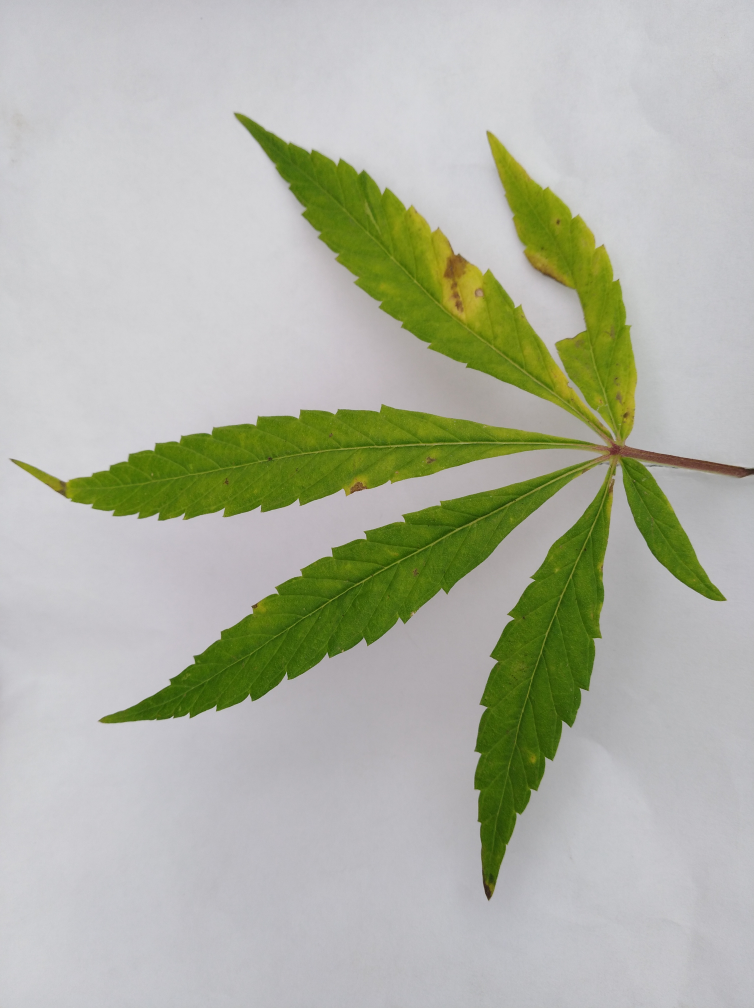
#> input picture Imagenes/Manchas/E17.jpg, 3016 x 4032 px, found by its file name (shown at 1/4 size)
$ jupyter execute CIIMA2020.ipynb
#> lines starting #> are read from the running program, lines starting #| are printed output that depends on the picture; after the words box and inside, x2 and y2 are one past the last pixel; in counts of white or black regions, pixels touching at a corner belong together
#> further down, img is the input picture: shape (4032, 3016, 3); mean B, G, R 164.6, 179.9, 176.1
# <center>Detección y clasificación de anomalías en hojas de cannabis haciendo uso de visión computarizada </center>

### <center> Johan A. Ramirez , Julio C. Cardenas , Eduardo Barrera
 <center> { joaramirezra, juccardenasso, ebarrerag}@unal.edu.co
<center> Dept. Mecanica y Mecatrónica
<center> Facultad de ingeniería
<center> Universidad Nacional De Colombia

---
<center> Congreso Internacional de Ingeniería Mecatrónica y Automatización, CIIMA 2020

---

# Contenido

1. Introduccion
2. Antecedenes
3. Preproceso
4. Resultados
5. Conclusiones

# Introducción
---
### Ley 1781

<center>

---

### ¿ Por qué Cannabis, y qué tipo de planta ?

<center>

---

# Antecedenes
---

---

---

# metodologia
---

* Suavizado
* Cambio de canales de color
* Enmascarado

[cell 1]
# Importacion de librerias
import cv2
import numpy as np
import pandas as pd
from matplotlib import pyplot as plt
from sklearn.decomposition import PCA
from IPython.display import Image

from sklearn.model_selection import train_test_split
from sklearn.neighbors import KNeighborsClassifier
from sklearn.preprocessing import StandardScaler
from sklearn.model_selection import train_test_split
from sklearn.neighbors import KNeighborsClassifier
from sklearn.ensemble import RandomForestClassifier
from sklearn.linear_model import LogisticRegression
from sklearn.linear_model import Lasso
from sklearn.ensemble import RandomForestRegressor# Instantiate model with 1000 decision trees

[cell 2]
def preproceso(img):
  imgYCC = cv2.cvtColor(img, cv2.COLOR_BGR2YCR_CB)
#> imgYCC: shape (4032, 3016, 3); mean of channels 0, 1, 2 176.9, 127.3, 120.9
  Gausianas = cv2.GaussianBlur(cv2.cvtColor(imgYCC, cv2.COLOR_BGR2GRAY),(5,5),0)
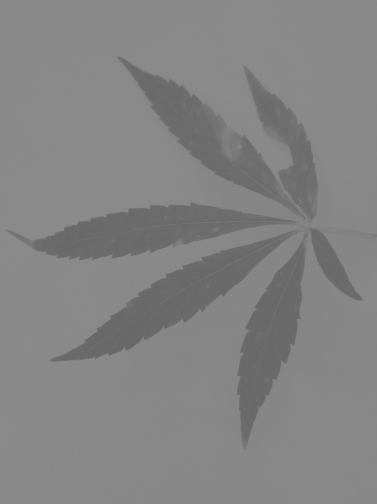
#> Gausianas: shape (4032, 3016) (shown at 1/8 size); min 102, max 139, mean 131.1
  ret,umbralizada = cv2.threshold(Gausianas,128,255,cv2.THRESH_BINARY_INV)
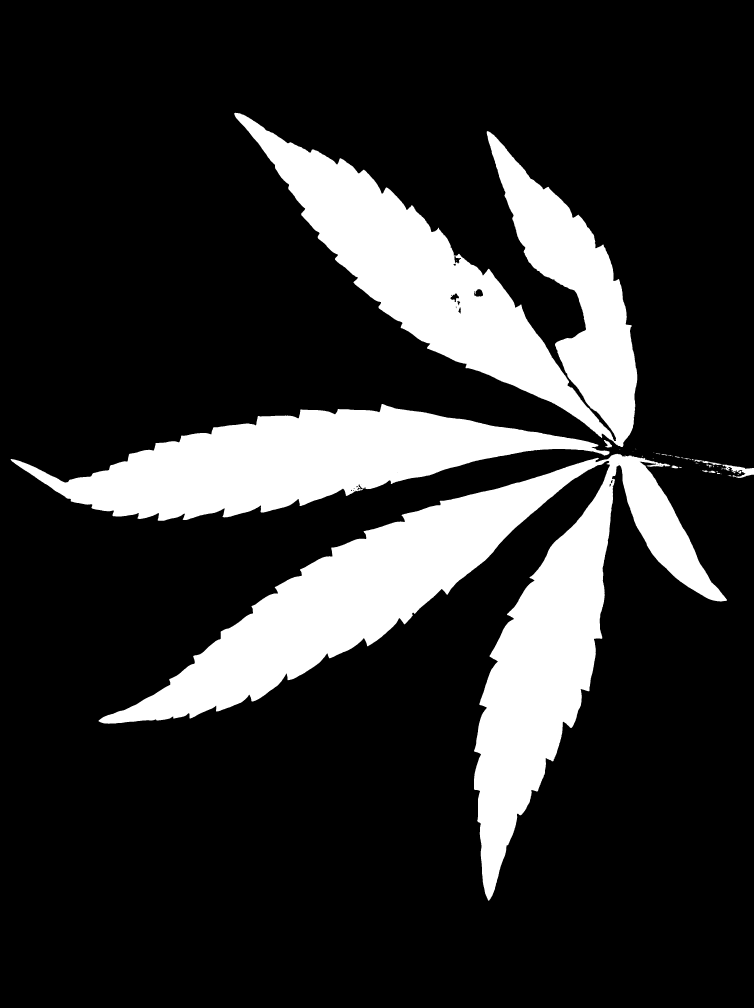
#> umbralizada: shape (4032, 3016) (shown at 1/4 size); 18.6% white; 47 white regions (26 under 20 px), largest, box (x1, y1, x2, y2) and area: (394, 1815, 2908, 3603) 1035484, (937, 451, 2549, 1788) 710483, (43, 1616, 2438, 2083) 510760
  Enmascarada = cv2.bitwise_and(img,img, mask = umbralizada)
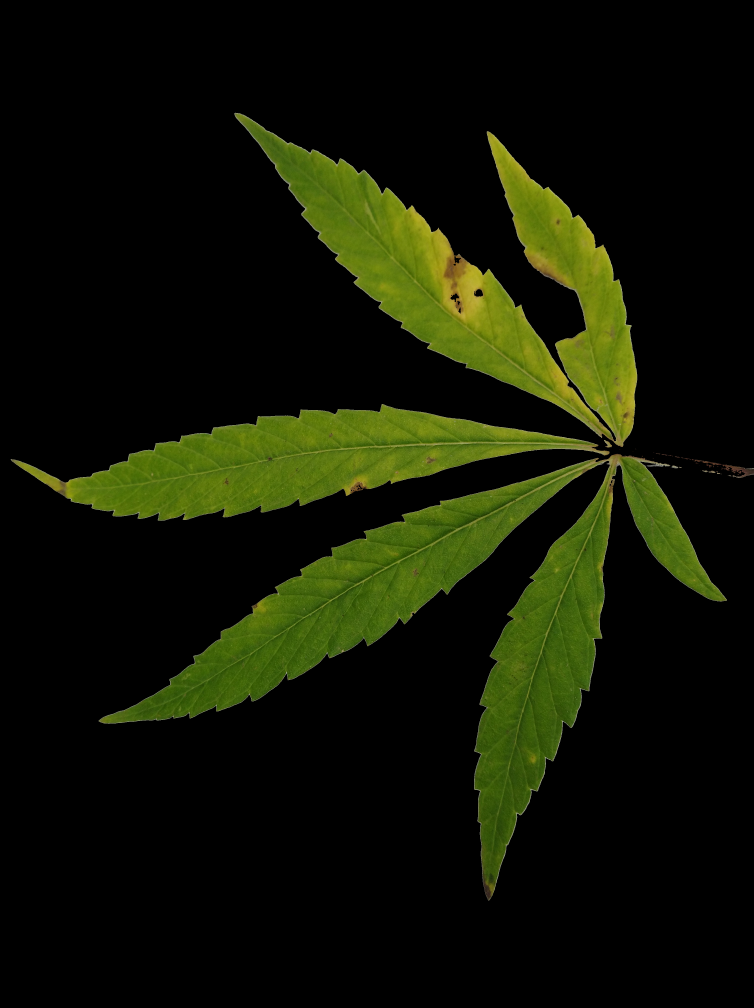
#> Enmascarada: shape (4032, 3016, 3) (shown at 1/4 size); mean B, G, R 3.7, 21.6, 17.1
  return imgYCC,Gausianas,umbralizada,Enmascarada
  # Se comienza sacar carateristicas

# [27 lines left out: functions imprimir, imprimir_dos, imprimir_tres, not called in this run]


def imprimir_cuatro(img1,img2,img3,img4):
  plt.figure(figsize=(15,5))
#> (this line was passed over: IPython is not available in this run)

  plt.subplot(1,4,1)
#> (this line was passed over: IPython is not available in this run)
  plt.imshow(img1)
#> (this line was passed over: IPython is not available in this run)

  plt.subplot(1,4,2)
#> (this line was passed over: IPython is not available in this run)
  plt.imshow(img2)
#> (this line was passed over: IPython is not available in this run)

  plt.subplot(1,4,3)
#> (this line was passed over: IPython is not available in this run)
  plt.imshow(img3)
#> (this line was passed over: IPython is not available in this run)

  plt.subplot(1,4,4)
  plt.imshow(img4)

  plt.show()

[cell 3]
img = cv2.imread('E17.jpg') # Read temporal image
imgYCC,Gausiana,umbralizada,Enmascarada = preproceso(img)
imprimir_cuatro(img,imgYCC,umbralizada,Enmascarada)

$ run again, with Imagenes/Manchas/E1.jpg copied over Imagenes/Manchas/E17.jpg
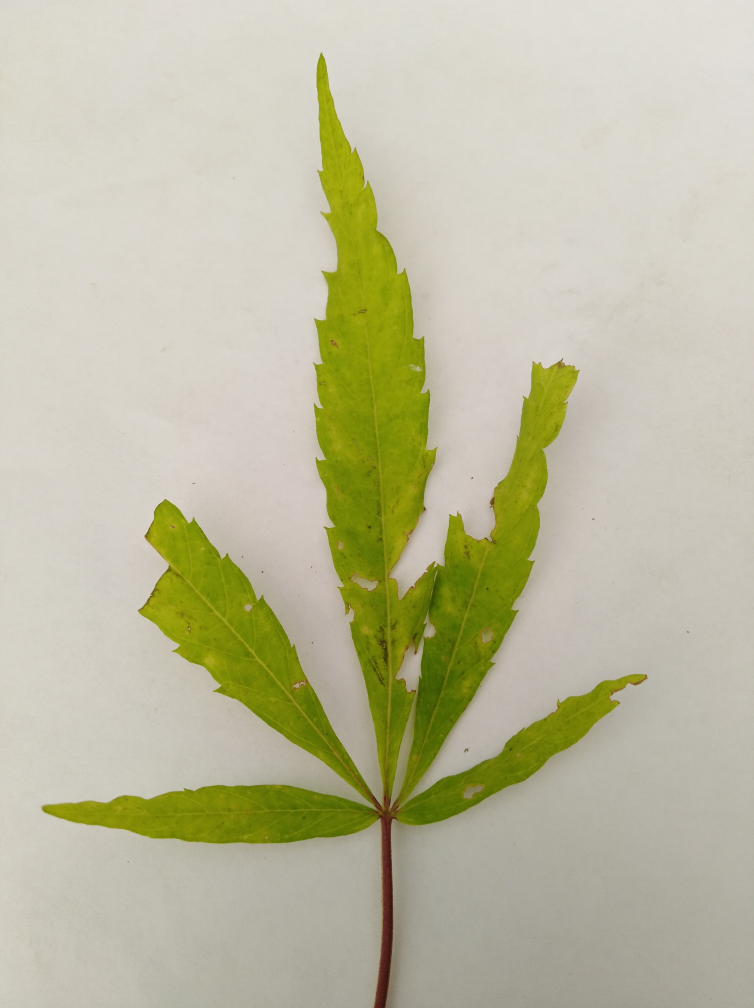
#> input picture Imagenes/Manchas/E1.jpg, 3016 x 4032 px, found by its file name (shown at 1/4 size)
#> img is the input picture: shape (4032, 3016, 3); mean B, G, R 159.2, 187.4, 189.3
#> imgYCC: shape (4032, 3016, 3); mean of channels 0, 1, 2 184.7, 131.3, 113.7
#> in preproceso, `ret,umbralizada = cv2.threshold(Gausianas,128,255,cv2.THRESH_BINARY_INV)`:
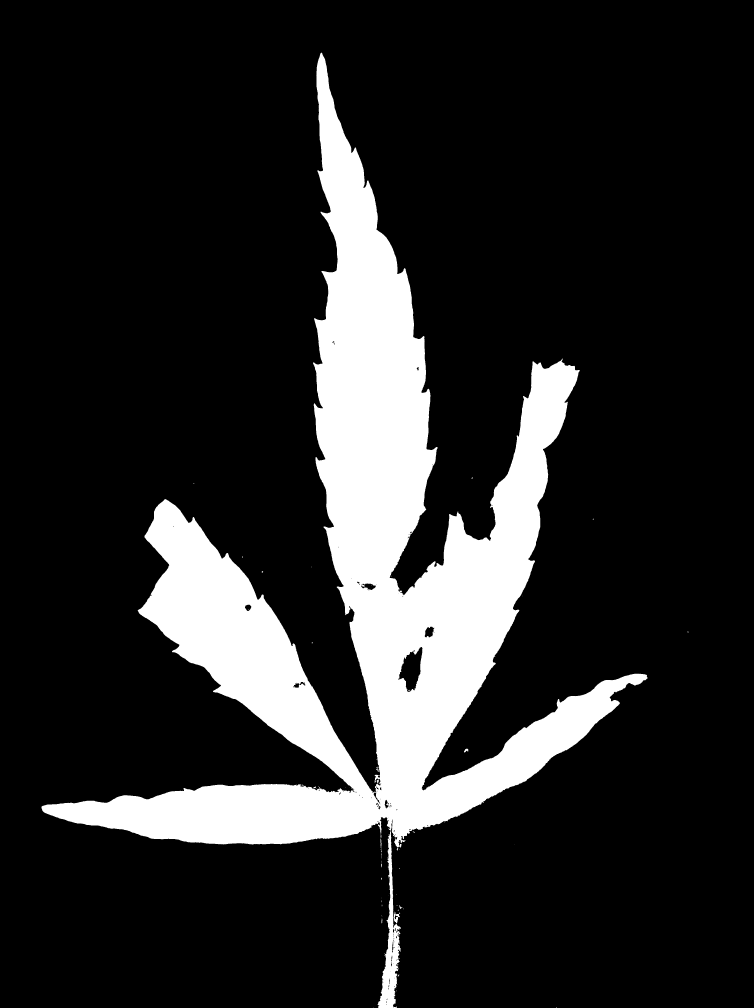
#> umbralizada: shape (4032, 3016) (shown at 1/4 size); 15.9% white; 75 white regions (55 under 20 px), largest, box (x1, y1, x2, y2) and area: (166, 211, 2590, 4032) 1929489, (1576, 3653, 1599, 3694) 475, (1856, 2995, 1873, 3010) 152
#> in preproceso, `Enmascarada = cv2.bitwise_and(img,img, mask = umbralizada)`:
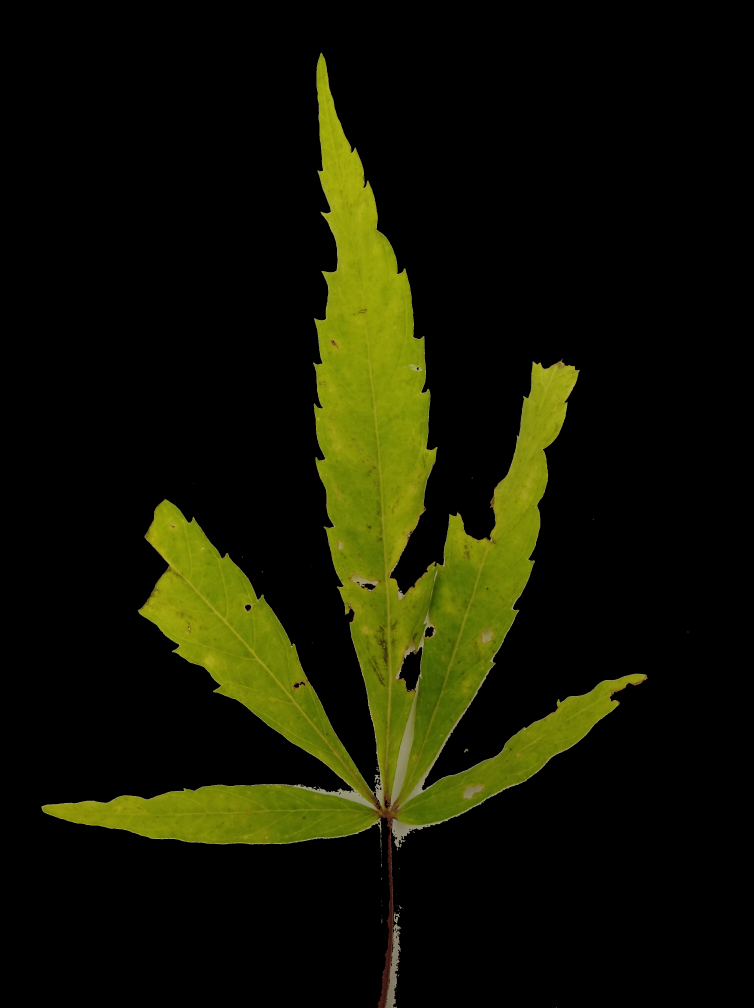
#> Enmascarada: shape (4032, 3016, 3) (shown at 1/4 size); mean B, G, R 2.1, 21.1, 19.5
